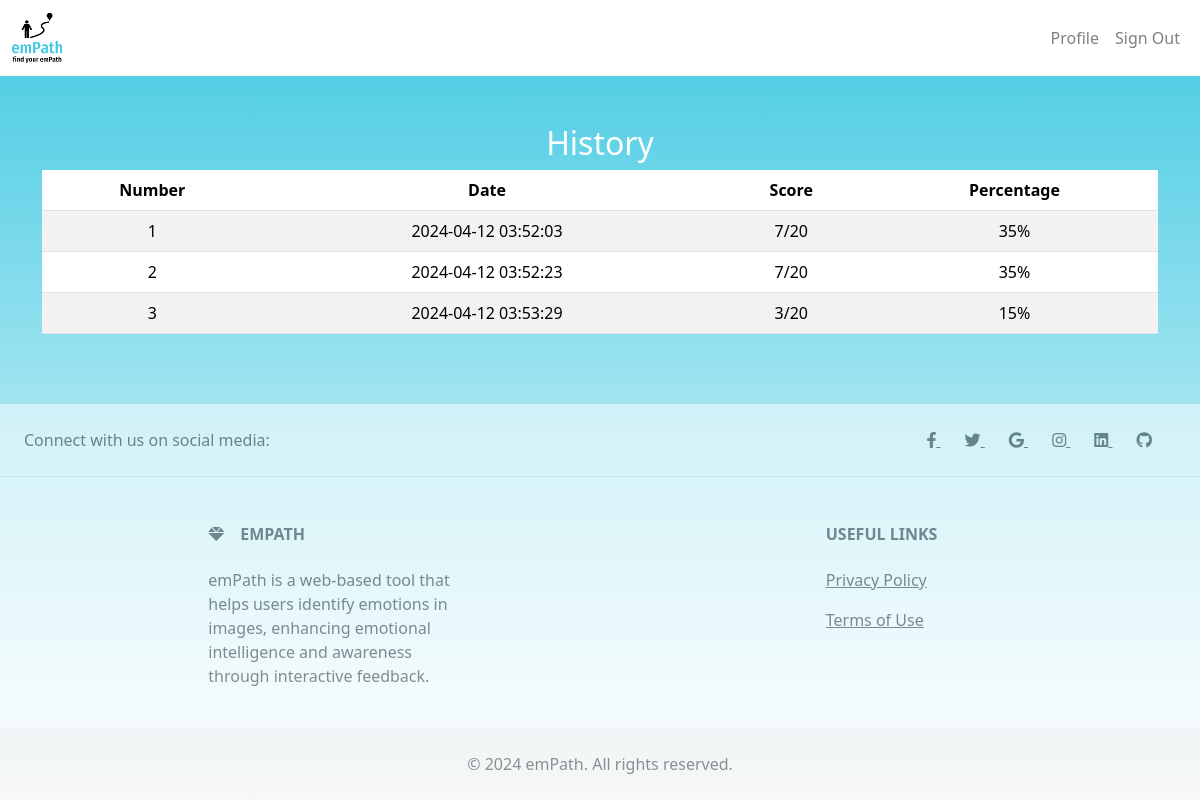
The page /profile (signed in) on the database its author committed.
### app/models.py (models this page shows)
class Training_Session_Result(db.Model):
    __tablename__ = "training_session_result"
    resultId = db.Column(db.Integer, primary_key=True) #Identyfikator wyniku ćwiczenia.
    userId = db.Column(db.Integer, db.ForeignKey("users.userId"), nullable=False)
    startedAt = db.Column(db.DateTime(), nullable=False) #Data i czas rozpoczęcia sesji treningowej.
    endedAt = db.Column(db.DateTime(), nullable=False) #Data i czas zakończenia sesji treningowej.
    type = db.Column(db.Enum('diagnosis', 'training'), nullable=False)
    score = db.Column(db.Integer, nullable = False)
    total_score = db.Column(db.Integer, nullable = False)

### app/__init__.py (the view)
@app.route("/profile")
@login_required
def profile():
    curr_user = UserServer.query.filter_by(username=session["current_user"]).first()
    training_sessions = Training_Session_Result.query.filter_by(userId=curr_user.id).all()
    params = []
    for i in range(len(training_sessions)):
        params.append([i + 1, training_sessions[i].endedAt, training_sessions[i].score, training_sessions[i].total_score,\
                       m.ceil(training_sessions[i].score/training_sessions[i].total_score*100)])
    print(params)
    return render_template("profile.html", params=params)

### app/__init__.py (called while the page is built)
def login_required(f):
    @wraps(f)
    def decorated_function(*args, **kwargs):
        if "current_user" not in session:
            return redirect(url_for("index"))
        return f(*args, **kwargs)
    return decorated_function

### app/templates/profile.html (shortened to what this page needs)
{% extends "base.html" %}
{% block body %}
<div class="container-fluid text-center">
    <div class="container rounded-4">
        <h2 class="text-white mt-5">History</h2>
        <table class="table table-responsive table-striped text-white rounded-4">
            <thead>
                <tr>
                    <th>Number</th>
                    <th>Date</th>
                    <th>Score</th>
                    <th>Percentage</th>
                </tr>
            </thead>
            <tbody>
                {% for session in params %}
                <tr>
                    <td>{{ session[0] }}</td>
                    <td>{{ session[1] }}</td>
                    <td>{{ session[2] }}/{{ session[3] }}</td>
                    <td>{{ session[4] }}%</td>
                </tr>
                {% endfor %}
            </tbody>
        </table>
    </div>
</div>
{% endblock %}

### app/templates/base.html (shortened to what this page needs)
<!DOCTYPE html>
<html lang="en">
<head>
    <link href="https://cdn.jsdelivr.net/npm/bootstrap@5.3.3/dist/css/bootstrap.min.css" rel="stylesheet">
    <link rel="stylesheet" href="https://cdnjs.cloudflare.com/ajax/libs/font-awesome/6.0.0-beta3/css/all.min.css">
    <link rel="stylesheet" href="/static/style.css">
</head>
<body class="d-flex flex-column min-vh-100">
    <nav class="navbar navbar-expand-lg navbar-custom">
        <div class="container-fluid">
            {% if session.get('current_user') %}
            <a class="navbar-brand" href="/home">
                <img src="/static/images/logo-no-background.png" alt="Logo" width="50" height="50" class="d-inline-block align-top">
              </a>
            {% else %}
            <a class="navbar-brand" href="/">
                <img src="/static/images/logo-no-background.png" alt="Logo" width="50" height="50" class="d-inline-block align-top">
              </a>
            {% endif %}
            <div class="collapse navbar-collapse justify-content-end" id="navbarNav">
                <ul class="navbar-nav">
                    <li class="nav-item">
                        {% if session.get('user_type') == 'user' %}
                        <a class="nav-link" href="/profile">Profile</a>
                        {% endif %}
                    </li>
                    <li class="nav-item">
                        {% if session.get('current_user') %}
                        <a class="nav-link" href="/signout">Sign Out</a>
                        {% endif %}
                    </li>
                </ul>
            </div>
        </div>
    </nav>
    {% block body %}{% endblock %}
    <footer class="text-center text-lg-start mt-auto opacity-50 border-5" style="background-color: white;">
        <section class="d-flex justify-content-center justify-content-lg-between p-4 border-bottom">
            <div class="me-5 d-none d-lg-block">
                <span>Connect with us on social media:</span>
            </div>
            <div>
                <a href="" class="me-4 text-reset">
                    <i class="fab fa-facebook-f"></i>
                </a>
                <a href="" class="me-4 text-reset">
                    <i class="fab fa-twitter"></i>
                </a>
                <a href="" class="me-4 text-reset">
                    <i class="fab fa-google"></i>
                </a>
                <a href="" class="me-4 text-reset">
                    <i class="fab fa-instagram"></i>
                </a>
                <a href="" class="me-4 text-reset">
                    <i class="fab fa-linkedin"></i>
                </a>
                <a href="" class="me-4 text-reset">
                    <i class="fab fa-github"></i>
                </a>
            </div>
        </section>
        <section class="">
            <div class="container text-center text-md-start mt-5">
                <div class="row mt-3">
                    <div class="col-md-3 col-lg-4 col-xl-3 mx-auto mb-4">
                        <h6 class="text-uppercase fw-bold mb-4">
                            <i class="fas fa-gem me-3"></i>emPath
                        </h6>
                        <p>
                            emPath is a web-based tool that helps users identify emotions in images, enhancing emotional intelligence and awareness through interactive feedback.
                        </p>
                    </div>
                    <div class="col-md-2 col-lg-2 col-xl-2 mx-auto mb-4">
                        <h6 class="text-uppercase fw-bold mb-4">
                            Useful links
                        </h6>
                        <p>
                            <a href="#!" class="text-reset">Privacy Policy</a>
                        </p>
                        <p>
                            <a href="#!" class="text-reset">Terms of Use</a>
                        </p>
                    </div>
                </div>
            </div>
        </section>
        <div class="text-center p-4" style="background-color: rgba(0, 0, 0, 0.05);">
            © 2024 emPath. All rights reserved.
        </div>
    </footer>
</body>
</html>

### app/static/style.css (style rules this page uses)
.navbar-custom { background-color: white; }
.nav-link { color: grey; }
.navbar-brand { color: black; }
body { background: linear-gradient(to bottom, #41C9E2 0%, white 100%); }

### rows shown on the page
Training_Session_Result: endedAt "2024-04-12 03:52:03"
Training_Session_Result: endedAt "2024-04-12 03:52:23"
Training_Session_Result: endedAt "2024-04-12 03:53:29"

### other values the page prints
{{ session[0] }} "1" "2" "3"
{{ session[2] }} "7" "7" "3"
{{ session[3] }} "20" "20" "20"
{{ session[4] }} "35" "35" "15"
